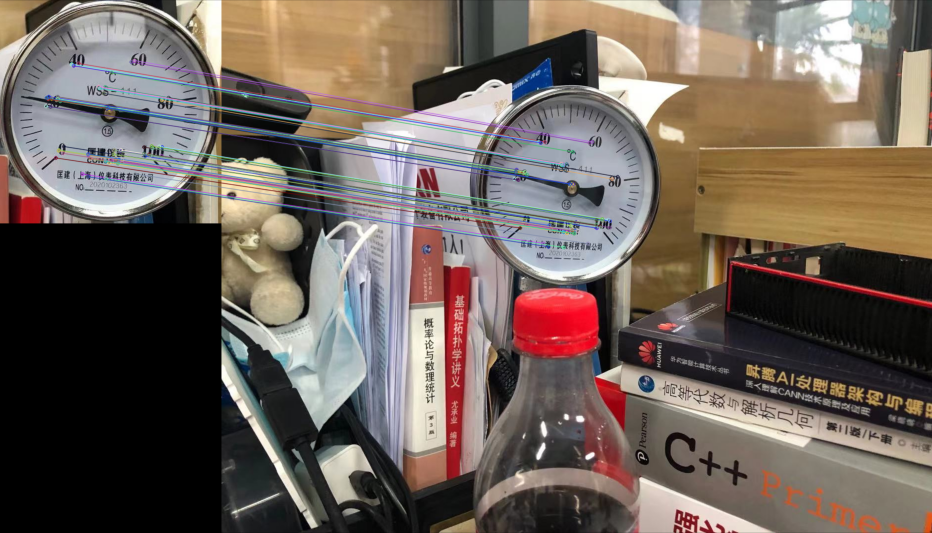
#> input picture img/RANSAC.png, 932 x 533 px
$ python -i meter_detector.py   (imports and definitions only)
#> lines starting #> are read from the running program, lines starting #| are printed output that depends on the picture; after the words box and inside, x2 and y2 are one past the last pixel; in counts of white or black regions, pixels touching at a corner belong together
import cv2
import math
import numpy as np
import matplotlib.pyplot as plt

class MeterDetect():
  def __init__(self, target_img, is_pressure=False, is_debug=False):
    self.is_debug = is_debug
    self.is_pressure = is_pressure
    self.target = cv2.cvtColor(target_img, cv2.COLOR_BGR2RGB)
    h, w, c = self.target.shape
    self.cx, self.cy = h / 2, w / 2
    self.target_edges = None
    # Update cx, cy, edges
    self.__calc_center(is_binary=True, method="Canny")
    # self.__calc_center(is_binary=False, method="Canny")


  def execute(self):
    # Check if edges
    # if self.target_edges is None and self.is_debug:
    if self.target_edges is None:
      print("No edges!")
      return 0

    # Line segment detection
    length_threshold = 25
    distance_threshold = 1.41421356
    canny_th1 = 50.0
    canny_th2 = 100.0
    canny_aperture_size = 3
    # do_merge = False
    do_merge = True
    fld = cv2.ximgproc.createFastLineDetector(length_threshold,distance_threshold, \
      canny_th1,canny_th2,canny_aperture_size,do_merge)
    # fld = cv2.ximgproc.createFastLineDetector()
    lines = fld.detect(self.target_edges)

    # Check length of lines
    if lines is None:
      return 0

    # Calc length
    length_number_threshold = 20 if len(lines) > 20 else len(lines)
    good_lines = []
    lines_length = []
    for i, line in enumerate(lines):
      line = line[0]
      x1, y1 = line[0], line[1]
      x2, y2 = line[2], line[3]
      length = math.sqrt(pow(x1-x2,2) + pow(y1-y2,2))
      lines_length.append([i, length])
    lines_length.sort(reverse=True, key=lambda x:x[1])
    good_lines = []
    for i in range(length_number_threshold):
      id = lines_length[i][0]
      good_lines.append(lines[id])

    # Calc distance
    lines_dist = []
    for i, line in enumerate(good_lines):
      dist,_ = self.__center_dist_calc(line)
      lines_dist.append([i, dist])
    lines_dist.sort(reverse=False, key=lambda x:x[1])
    index = lines_dist[0][0]

    # Get target line segment
    target_line = good_lines[index]
    _, target_grad = self.__center_dist_calc(target_line)
    target_angle = math.atan(-target_grad) / math.pi * 180
    quadrant = self.__calc_pointer_quadrant([target_line])
    # trick
    if quadrant == 1: quadrant = 3
    if quadrant == 2: quadrant = 4

    if quadrant in [2,3]:
      target_angle += 180
    if target_angle < 0:
      target_angle += 360
    actural_angl= self.__angle_mapping(target_angle)

    if self.is_debug:
      self.__draw_result(actural_angl, target_grad)
      self.__draw_lines(good_lines)
    return actural_angl


  def __center_dist_calc(self, line):
    c_x, c_y = self.cx, self.cy
    x1, y1, x2, y2 = line[0]
    A = (y1-y2)/(x1-x2)
    B = -1
    C = y1 - A * x1
    dist = abs(A*c_x+B*c_y+C)/math.sqrt(A*A+B*B)
    return dist, A


  def __calc_pointer_quadrant(self, better_lines):
    quadrant_list = np.zeros(4)
    for line in better_lines:
      x1, y1, x2, y2 = line[0]
      x_m, y_m = (x1+x2)/2, (y1+y2)/2
      mid_quad = self.__get_quadrant([self.cx, self.cy], [x_m, y_m])
      quadrant_list[mid_quad-1] += 1
    return np.argmax(quadrant_list)


  def __get_quadrant(self, center, points):
    c_x, c_y = center
    x, y = points
    if x >= c_x and y <= c_y:
      return 1
    elif x > c_x and y > c_y:
      return 2
    elif x <= c_x and y >= c_y:
      return 3
    elif x < c_x and y < c_y:
      return 4


  def __angle_mapping(self, angle):
    if angle > 225 and angle < 315:
      # raise Exception("Illegal dashboard angle")
      print("Illegal dashboard angle")
      return 0

    if angle <= 225:
      b = 225/2.7
      a = -b/225
    else:
      a = -(100 - 225/2.7) / 45
      b = 225/2.7 - 360 * a

    if self.is_pressure:
      return (a * angle + b) / 400
    else:
      return (a * angle + b) * 1.5


  def __draw_result(self, angle, grad):
    x = np.linspace(0, self.cx*2, 100)
    a, b = grad, self.cy - grad * self.cx
    temperature = '%.2f' % angle
    plt.axis('off')
    plt.imshow(self.target)
    plt.plot(x, a*x+b, c='g', linewidth=5)
    # plt.text(2,30,temperature, fontsize=20, c='g', fontfamily='monospace')
    plt.text(2,30,temperature, fontsize=20, color='g')
    plt.show()


  def __draw_lines(self, lines):
    fld = cv2.ximgproc.createFastLineDetector()
    line_on_image = fld.drawSegments(self.target, np.array(lines, dtype=np.float32))
    plt.imshow(line_on_image)
    plt.show()


  def __calc_center(self, is_binary=False, method="Canny"):
    h, w, c = self.target.shape
    img = cv2.cvtColor(self.target, cv2.COLOR_BGR2GRAY)
    img = cv2.equalizeHist(img)
    if is_binary:
      img = cv2.adaptiveThreshold(img,255,cv2.ADAPTIVE_THRESH_GAUSSIAN_C,cv2.THRESH_BINARY,11,2) # Adaptive binary
      # img = cv2.adaptiveThreshold(img,255,cv2.ADAPTIVE_THRESH_MEAN_C,cv2.THRESH_BINARY,11,3)       # Adaptive binary
    img = cv2.medianBlur(img, 1)                        # Set Blur
    img = cv2.GaussianBlur(img, (3, 3), 0)              # Set Blur
    if method == "Canny":
      edges = cv2.Canny(img, 50, 100, apertureSize=3)
    else:
      grad_x = cv2.Sobel(img, -1, 1, 0, ksize=3)
      grad_y = cv2.Sobel(img, -1, 0, 1, ksize=3)
      edges  = cv2.addWeighted(grad_x, 0.5, grad_y, 0.5, 0)
    self.target_edges = edges
    # Calc circle
    circle = cv2.HoughCircles(img, cv2.HOUGH_GRADIENT, 1.5, h/4, 200, 100)

    if circle is None or circle.size==0 or not len(circle.shape)==3:
      print("Failed to find circle!")
      return

    circle = circle[0].tolist()
    circle.sort(reverse=True, key=lambda x:x[2])
    self.cx, self.cy = circle[0][0], circle[0][1]
    if self.is_debug:
      print("Circle Found: %d, %d" % (self.cx, self.cy))
    return

>>> import cv2
>>> picture = cv2.imread('img/RANSAC.png')
#> picture is the input picture: shape (533, 932, 3); mean B, G, R 90.7, 98.9, 111
>>> result = MeterDetect(picture).execute()
#> in __calc_center, `img = cv2.cvtColor(self.target, cv2.COLOR_BGR2GRAY)`:
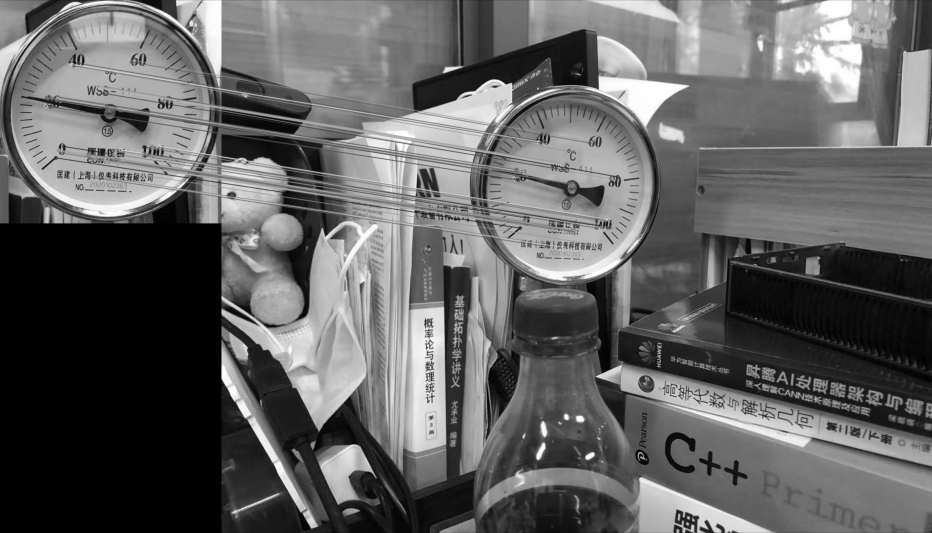
#> img: shape (533, 932); min 0, max 255, mean 97.8
#> in __calc_center, `img = cv2.equalizeHist(img)`:
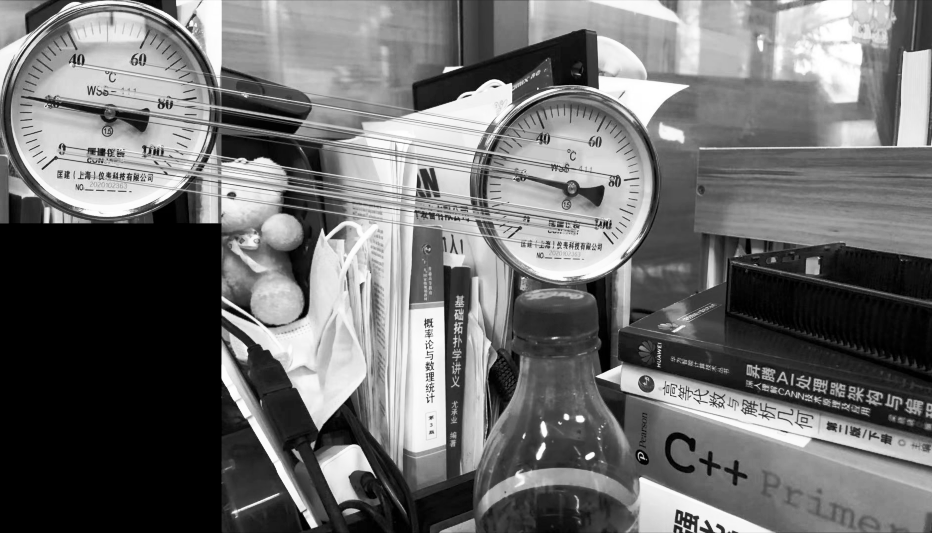
#> img: shape (533, 932); min 0, max 255, mean 110.5
#> in __calc_center, `img = cv2.adaptiveThreshold(img,255,cv2.ADAPTIVE_THRESH_GAUSSIAN_C,cv2..`:
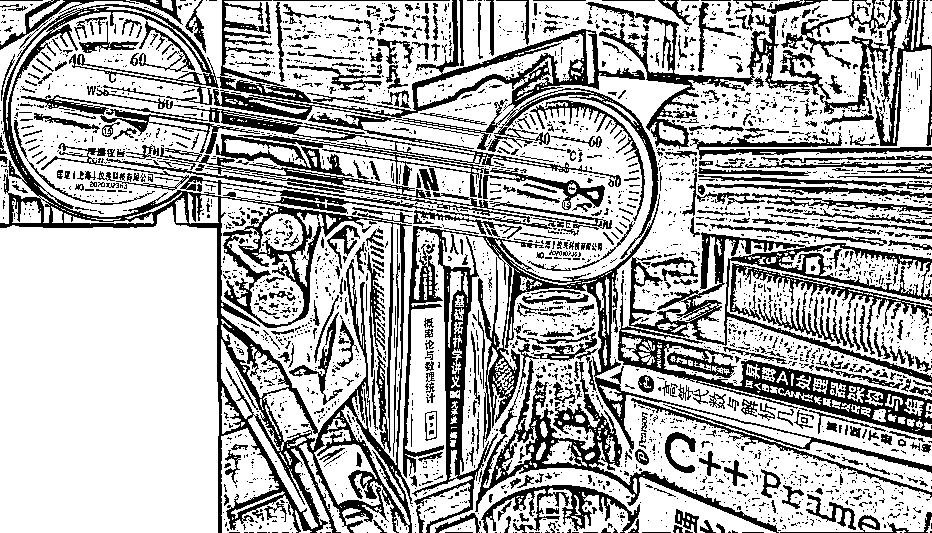
#> img: shape (533, 932); 69.6% white; 2983 black regions (2474 under 20 px), largest, box (x1, y1, x2, y2) and area: (0, 4, 413, 533) 23486, (403, 194, 932, 533) 21190, (217, 0, 659, 259) 9067
#> in __calc_center, `img = cv2.GaussianBlur(img, (3, 3), 0)`:
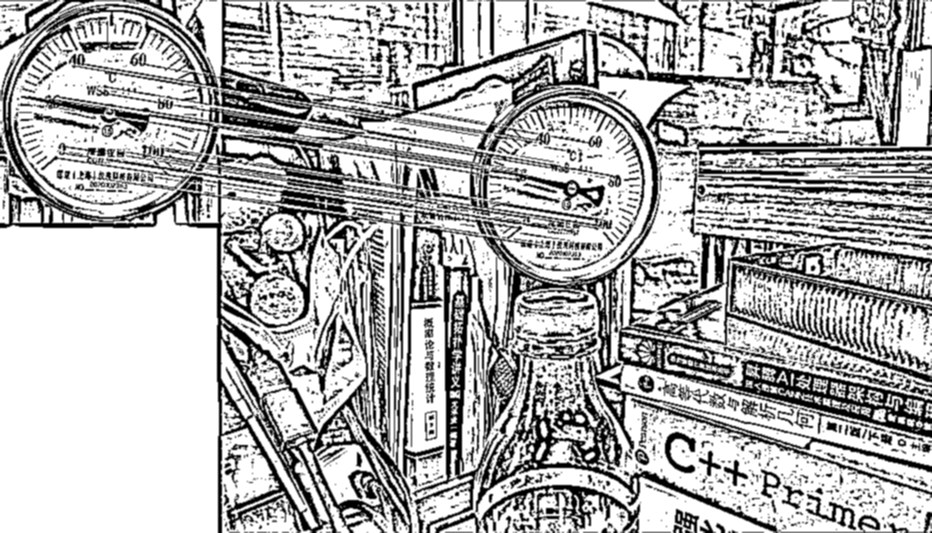
#> img: shape (533, 932); min 0, max 255, mean 177.5
#> in __calc_center, `edges = cv2.Canny(img, 50, 100, apertureSize=3)`:
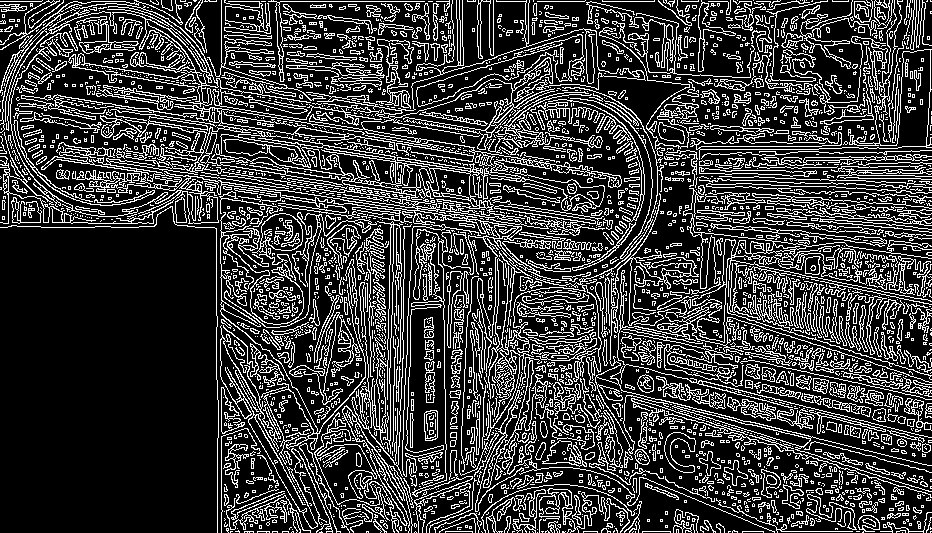
#> edges: shape (533, 932); 23.4% white in thin lines or dots
#> in __calc_center, `circle = cv2.HoughCircles(img, cv2.HOUGH_GRADIENT, 1.5, h/4, 200, 100)`: circle = 19 rows, first 8: [663.8, 228.8, 204], [423.8, 348.8, 181], [146.2, 501.8, 435.4], [110.2, 282.8, 271], [113.2, 108.8, 105], [23.25, 438.8, 437.7], [209.2, 372.8, 191.2], [444.8, 105.8, 105.1]
#> in __calc_center, `circle = circle[0].tolist()`: circle = 19 items, first 6: [663.8, 228.8, 204], [423.8, 348.8, 181], [146.2, 501.8, 435.4], [110.2, 282.8, 271], [113.2, 108.8, 105], [23.25, 438.8, 437.7]
#> in __calc_center, `self.cx, self.cy = circle[0][0], circle[0][1]`: self.cx = 23.25; self.cy = 438.8
#> in execute, `lines = fld.detect(self.target_edges)`: lines = 314 rows, first 6: [70.99, 0, 34.79, 26.71], [220.2, 0.00107, 219.7, 74], [222, 62, 222, 0], [451.8, 27.02, 452.6, 0.0159], [455.1, 0, 456, 48.98], [464, 65.02, 462.7, 0.00693]
#> in execute, `length_number_threshold = 20 if len(lines) > 20 else len(lines)`: length_number_threshold = 20
#> the loop in execute, `for i, line in enumerate(lines):` made 314 passes
#> (x1, y1, x2, y2, length) on passes 1 to 3: (70.99, 0, 34.79, 26.71, 44.99), (220.2, 0.00107, 219.7, 74, 74.01), (222, 62, 222, 0, 62)
#> after the loop in execute, `for i, line in enumerate(lines):`: lines_length = 314 pairs, first value 0 to 313, second value 25 to 344.3
#> the loop in execute, `for i in range(length_number_threshold):` made 20 passes
#> id on passes 1 to 12: 288, 249, 181, 264, 204, 240, 286, 258, 113, 271, 233, 283
#> after the loop in execute, `for i in range(length_number_threshold):`: good_lines = 20 items, first 6: [[597.7, 384, 932, 466.8]], [[221.6, 532, 215.2, 228]], [[403, 473.1, 405.5, 229]], [[390.2, 444, 389.9, 228]], [[446.7, 479, 443.8, 267]], [[414.4, 227.1, 406.3, 434]]
#> the loop in execute, `for i, line in enumerate(good_lines):` made 20 passes
#> (x1 in __center_dist_calc, y1 in __center_dist_calc, x2 in __center_dist_calc, y2 in __center_dist_calc, A in __center_dist_calc, C in __center_dist_calc, dist) on passes 1 to 12: (597.7, 384, 932, 466.8, 0.248, 236, 191.2), (221.6, 532, 215.2, 228, 47.48, -9989, 196.3), (403, 473.1, 405.5, 229, -97.83, 39900.6, 380.1), (390.2, 444, 389.9, 228, 679.8, -264815.5, 367), (446.7, 479, 443.8, 267, 75.15, -33087.9, 422.8), (414.4, 227.1, 406.3, 434, -25.56, 10816.6, 382.5), (215, 327, 217.7, 532, 74.9, -15775.1, 193.2), (749.2, 360.2, 931, 400, 0.219, 196.2, 232), (884.1, 149.8, 701, 147.7, 0.0116, 139.6, 298.9), (468.4, 276.9, 459.6, 455, -20.11, 9696.9, 436.6), (442, 267, 444.1, 444, 88.13, -38692.1, 420.7), (913.7, 432.1, 760, 393.9, 0.249, 205, 221.2)
#> after the loop in execute, `for i, line in enumerate(good_lines):`: lines_dist = [[0, 191.2], [1, 196.3], [2, 380.1], [3, 367], [4, 422.8], [5, 382.5], [6, 193.2], [7, 232], [8, 298.9], [9, 436.6], [10, 420.7], [11, 221.2], [12, 300.4], [13, 438.7], [14, 336], [15, 196.2], [16, 202.9], [17, 200.2], [18, 360.2], [19, 211.6]]
#> in execute, `index = lines_dist[0][0]`: index = 0
#> in execute, `target_line = good_lines[index]`: target_line = [[597.7, 384, 932, 466.8]]
#> in execute, `_, target_grad = self.__center_dist_calc(target_line)`: target_grad = 0.248
#> in execute, `target_angle = math.atan(-target_grad) / math.pi * 180`: target_angle = -13.91
#> the loop in __calc_pointer_quadrant, `for line in better_lines:` made 1 pass
#> (x1, y1, x2, y2, x_m, y_m, c_x in __get_quadrant, c_y in __get_quadrant) on pass 1: (597.7, 384, 932, 466.8, 764.9, 425.4, 23.25, 438.8)
#> after the loop in __calc_pointer_quadrant, `for line in better_lines:`: quadrant_list = [1, 0, 0, 0]
#> in execute, `quadrant = self.__calc_pointer_quadrant([target_line])`: quadrant = 0
#> in execute, `target_angle += 360`: target_angle = 346.1
#> in execute, `actural_angl= self.__angle_mapping(target_angle)`: actural_angl = 132.7
#> result = 132.7
